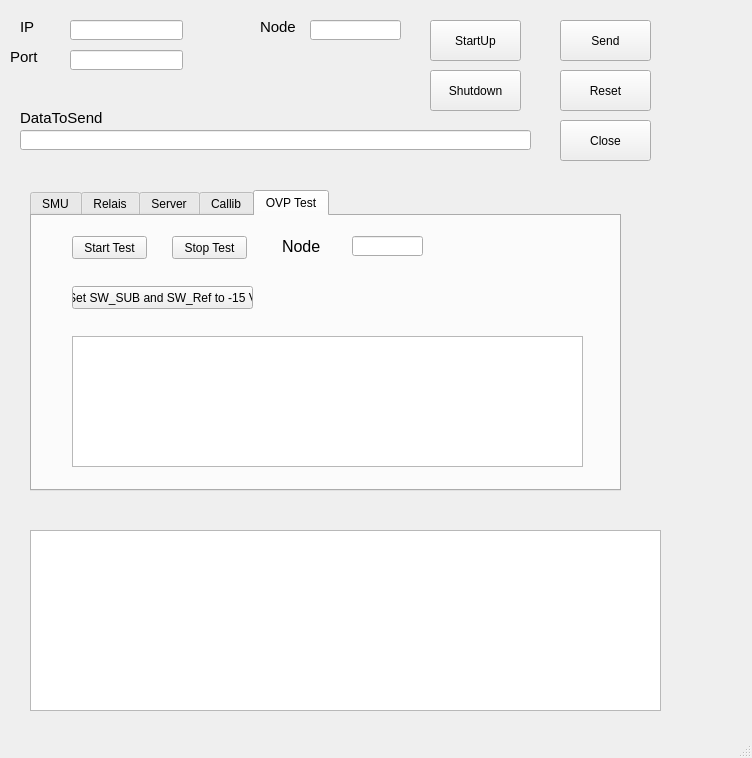
<?xml version="1.0" encoding="UTF-8"?>
<ui version="4.0">
 <class>PSMainWin</class>
 <widget class="QMainWindow" name="PSMainWin">
  <property name="geometry">
   <rect>
    <x>0</x>
    <y>0</y>
    <width>752</width>
    <height>758</height>
   </rect>
  </property>
  <property name="sizePolicy">
   <sizepolicy hsizetype="Fixed" vsizetype="Fixed">
    <horstretch>0</horstretch>
    <verstretch>0</verstretch>
   </sizepolicy>
  </property>
  <property name="windowTitle">
   <string>PS Remote Control Server</string>
  </property>
  <widget class="QWidget" name="centralwidget">
   <widget class="QPushButton" name="SendButton">
    <property name="geometry">
     <rect>
      <x>560</x>
      <y>20</y>
      <width>91</width>
      <height>41</height>
     </rect>
    </property>
    <property name="text">
     <string>Send</string>
    </property>
   </widget>
   <widget class="QPushButton" name="CloseButton">
    <property name="geometry">
     <rect>
      <x>560</x>
      <y>120</y>
      <width>91</width>
      <height>41</height>
     </rect>
    </property>
    <property name="text">
     <string>Close</string>
    </property>
   </widget>
   <widget class="QTextBrowser" name="StatusOutput">
    <property name="geometry">
     <rect>
      <x>30</x>
      <y>530</y>
      <width>631</width>
      <height>181</height>
     </rect>
    </property>
    <property name="sizePolicy">
     <sizepolicy hsizetype="Fixed" vsizetype="Fixed">
      <horstretch>0</horstretch>
      <verstretch>0</verstretch>
     </sizepolicy>
    </property>
   </widget>
   <widget class="QPushButton" name="ResetButton">
    <property name="geometry">
     <rect>
      <x>560</x>
      <y>70</y>
      <width>91</width>
      <height>41</height>
     </rect>
    </property>
    <property name="text">
     <string>Reset</string>
    </property>
   </widget>
   <widget class="QLineEdit" name="PortEdit">
    <property name="geometry">
     <rect>
      <x>70</x>
      <y>50</y>
      <width>113</width>
      <height>20</height>
     </rect>
    </property>
    <property name="cursorPosition">
     <number>0</number>
    </property>
   </widget>
   <widget class="QLabel" name="label">
    <property name="geometry">
     <rect>
      <x>10</x>
      <y>50</y>
      <width>46</width>
      <height>13</height>
     </rect>
    </property>
    <property name="font">
     <font>
      <pointsize>11</pointsize>
     </font>
    </property>
    <property name="text">
     <string>Port</string>
    </property>
   </widget>
   <widget class="QLineEdit" name="IpEdit">
    <property name="geometry">
     <rect>
      <x>70</x>
      <y>20</y>
      <width>113</width>
      <height>20</height>
     </rect>
    </property>
   </widget>
   <widget class="QLabel" name="label_2">
    <property name="geometry">
     <rect>
      <x>20</x>
      <y>20</y>
      <width>46</width>
      <height>13</height>
     </rect>
    </property>
    <property name="font">
     <font>
      <pointsize>11</pointsize>
     </font>
    </property>
    <property name="text">
     <string>IP</string>
    </property>
   </widget>
   <widget class="QLineEdit" name="DataEdit">
    <property name="geometry">
     <rect>
      <x>20</x>
      <y>130</y>
      <width>511</width>
      <height>20</height>
     </rect>
    </property>
   </widget>
   <widget class="QLabel" name="label_3">
    <property name="geometry">
     <rect>
      <x>20</x>
      <y>110</y>
      <width>101</width>
      <height>16</height>
     </rect>
    </property>
    <property name="font">
     <font>
      <pointsize>11</pointsize>
     </font>
    </property>
    <property name="text">
     <string>DataToSend</string>
    </property>
   </widget>
   <widget class="QPushButton" name="StartUpButton">
    <property name="geometry">
     <rect>
      <x>430</x>
      <y>20</y>
      <width>91</width>
      <height>41</height>
     </rect>
    </property>
    <property name="text">
     <string>StartUp</string>
    </property>
   </widget>
   <widget class="QPushButton" name="ShutdownButton">
    <property name="geometry">
     <rect>
      <x>430</x>
      <y>70</y>
      <width>91</width>
      <height>41</height>
     </rect>
    </property>
    <property name="text">
     <string>Shutdown</string>
    </property>
   </widget>
   <widget class="QLineEdit" name="NodeEdit">
    <property name="geometry">
     <rect>
      <x>310</x>
      <y>20</y>
      <width>91</width>
      <height>20</height>
     </rect>
    </property>
    <property name="text">
     <string/>
    </property>
   </widget>
   <widget class="QLabel" name="NodeLabel">
    <property name="geometry">
     <rect>
      <x>260</x>
      <y>20</y>
      <width>46</width>
      <height>13</height>
     </rect>
    </property>
    <property name="font">
     <font>
      <pointsize>11</pointsize>
     </font>
    </property>
    <property name="text">
     <string>Node</string>
    </property>
   </widget>
   <widget class="QTabWidget" name="tabWidget">
    <property name="geometry">
     <rect>
      <x>30</x>
      <y>190</y>
      <width>591</width>
      <height>301</height>
     </rect>
    </property>
    <property name="currentIndex">
     <number>4</number>
    </property>
    <widget class="QWidget" name="SmuTab">
     <attribute name="title">
      <string>SMU</string>
     </attribute>
     <widget class="QPushButton" name="SmuInitPush">
      <property name="geometry">
       <rect>
        <x>10</x>
        <y>40</y>
        <width>75</width>
        <height>23</height>
       </rect>
      </property>
      <property name="text">
       <string>Init</string>
      </property>
     </widget>
     <widget class="QPushButton" name="SmuResetPush">
      <property name="geometry">
       <rect>
        <x>10</x>
        <y>70</y>
        <width>75</width>
        <height>23</height>
       </rect>
      </property>
      <property name="text">
       <string>Rest</string>
      </property>
     </widget>
     <widget class="QTextBrowser" name="SmuStatusBrowser">
      <property name="geometry">
       <rect>
        <x>40</x>
        <y>130</y>
        <width>511</width>
        <height>121</height>
       </rect>
      </property>
      <property name="sizePolicy">
       <sizepolicy hsizetype="Fixed" vsizetype="Fixed">
        <horstretch>0</horstretch>
        <verstretch>0</verstretch>
       </sizepolicy>
      </property>
     </widget>
     <widget class="QPushButton" name="SmuTestPush">
      <property name="geometry">
       <rect>
        <x>100</x>
        <y>40</y>
        <width>75</width>
        <height>23</height>
       </rect>
      </property>
      <property name="text">
       <string>GetVoltage</string>
      </property>
     </widget>
     <widget class="QPushButton" name="SmuTest2Push">
      <property name="geometry">
       <rect>
        <x>100</x>
        <y>70</y>
        <width>75</width>
        <height>23</height>
       </rect>
      </property>
      <property name="text">
       <string>GetCurrent</string>
      </property>
     </widget>
     <widget class="QPushButton" name="SetVoltPush">
      <property name="geometry">
       <rect>
        <x>380</x>
        <y>40</y>
        <width>75</width>
        <height>23</height>
       </rect>
      </property>
      <property name="text">
       <string>SetVoltage</string>
      </property>
     </widget>
     <widget class="QPushButton" name="SetCurrPush">
      <property name="geometry">
       <rect>
        <x>470</x>
        <y>40</y>
        <width>75</width>
        <height>23</height>
       </rect>
      </property>
      <property name="text">
       <string>SetCurrent</string>
      </property>
     </widget>
     <widget class="QLineEdit" name="VoltCurrentEdit">
      <property name="geometry">
       <rect>
        <x>380</x>
        <y>10</y>
        <width>161</width>
        <height>20</height>
       </rect>
      </property>
      <property name="text">
       <string>0.1</string>
      </property>
     </widget>
     <widget class="QPushButton" name="SmuCompUPush">
      <property name="geometry">
       <rect>
        <x>380</x>
        <y>70</y>
        <width>75</width>
        <height>23</height>
       </rect>
      </property>
      <property name="text">
       <string>SetVoltComp</string>
      </property>
     </widget>
     <widget class="QPushButton" name="SmuCompIPush">
      <property name="geometry">
       <rect>
        <x>470</x>
        <y>70</y>
        <width>75</width>
        <height>23</height>
       </rect>
      </property>
      <property name="text">
       <string>SetCurrComp</string>
      </property>
     </widget>
     <widget class="QPushButton" name="SmuEnablePush">
      <property name="geometry">
       <rect>
        <x>300</x>
        <y>40</y>
        <width>75</width>
        <height>23</height>
       </rect>
      </property>
      <property name="text">
       <string>Enable</string>
      </property>
     </widget>
     <widget class="QPushButton" name="SmuDisablePush">
      <property name="geometry">
       <rect>
        <x>300</x>
        <y>70</y>
        <width>75</width>
        <height>23</height>
       </rect>
      </property>
      <property name="text">
       <string>Disable</string>
      </property>
     </widget>
     <widget class="QPushButton" name="SmuSourceIPush">
      <property name="geometry">
       <rect>
        <x>200</x>
        <y>40</y>
        <width>75</width>
        <height>23</height>
       </rect>
      </property>
      <property name="text">
       <string>SourceI</string>
      </property>
     </widget>
     <widget class="QPushButton" name="SmuSourceUPush">
      <property name="geometry">
       <rect>
        <x>200</x>
        <y>70</y>
        <width>75</width>
        <height>23</height>
       </rect>
      </property>
      <property name="text">
       <string>SourceU</string>
      </property>
     </widget>
    </widget>
    <widget class="QWidget" name="RelaisTab">
     <attribute name="title">
      <string>Relais</string>
     </attribute>
     <widget class="QSpinBox" name="ChannelSpin">
      <property name="geometry">
       <rect>
        <x>190</x>
        <y>70</y>
        <width>42</width>
        <height>22</height>
       </rect>
      </property>
     </widget>
     <widget class="QPushButton" name="RelaisInitPush">
      <property name="geometry">
       <rect>
        <x>30</x>
        <y>50</y>
        <width>75</width>
        <height>23</height>
       </rect>
      </property>
      <property name="text">
       <string>Init</string>
      </property>
     </widget>
     <widget class="QPushButton" name="RelaisResetPush">
      <property name="geometry">
       <rect>
        <x>30</x>
        <y>80</y>
        <width>75</width>
        <height>23</height>
       </rect>
      </property>
      <property name="text">
       <string>Rest</string>
      </property>
     </widget>
     <widget class="QTextBrowser" name="RelaisStatusBrowers">
      <property name="geometry">
       <rect>
        <x>20</x>
        <y>140</y>
        <width>421</width>
        <height>121</height>
       </rect>
      </property>
      <property name="sizePolicy">
       <sizepolicy hsizetype="Fixed" vsizetype="Fixed">
        <horstretch>0</horstretch>
        <verstretch>0</verstretch>
       </sizepolicy>
      </property>
     </widget>
    </widget>
    <widget class="QWidget" name="ServerTab">
     <attribute name="title">
      <string>Server</string>
     </attribute>
    </widget>
    <widget class="QWidget" name="tab">
     <attribute name="title">
      <string>Callib</string>
     </attribute>
     <widget class="QPushButton" name="CalibStartPush">
      <property name="geometry">
       <rect>
        <x>20</x>
        <y>20</y>
        <width>75</width>
        <height>23</height>
       </rect>
      </property>
      <property name="text">
       <string>Start</string>
      </property>
     </widget>
     <widget class="QPushButton" name="CalibStopPush">
      <property name="geometry">
       <rect>
        <x>20</x>
        <y>80</y>
        <width>75</width>
        <height>23</height>
       </rect>
      </property>
      <property name="text">
       <string>Stop</string>
      </property>
     </widget>
     <widget class="QTextBrowser" name="CalibStatusBrowser">
      <property name="geometry">
       <rect>
        <x>40</x>
        <y>140</y>
        <width>501</width>
        <height>121</height>
       </rect>
      </property>
      <property name="sizePolicy">
       <sizepolicy hsizetype="Fixed" vsizetype="Fixed">
        <horstretch>0</horstretch>
        <verstretch>0</verstretch>
       </sizepolicy>
      </property>
     </widget>
     <widget class="QProgressBar" name="ChProgBar">
      <property name="geometry">
       <rect>
        <x>300</x>
        <y>80</y>
        <width>251</width>
        <height>23</height>
       </rect>
      </property>
      <property name="value">
       <number>1</number>
      </property>
     </widget>
     <widget class="QProgressBar" name="TotProgBar">
      <property name="geometry">
       <rect>
        <x>300</x>
        <y>20</y>
        <width>251</width>
        <height>23</height>
       </rect>
      </property>
      <property name="value">
       <number>1</number>
      </property>
     </widget>
     <widget class="QLineEdit" name="ChStatusLineEdit">
      <property name="geometry">
       <rect>
        <x>300</x>
        <y>50</y>
        <width>113</width>
        <height>20</height>
       </rect>
      </property>
     </widget>
     <widget class="QPushButton" name="CalWaitPush">
      <property name="geometry">
       <rect>
        <x>20</x>
        <y>50</y>
        <width>75</width>
        <height>23</height>
       </rect>
      </property>
      <property name="text">
       <string>Wait</string>
      </property>
     </widget>
     <widget class="QPushButton" name="ReloadSettingsPush">
      <property name="geometry">
       <rect>
        <x>130</x>
        <y>20</y>
        <width>91</width>
        <height>23</height>
       </rect>
      </property>
      <property name="text">
       <string>ReloadSetting</string>
      </property>
     </widget>
    </widget>
    <widget class="QWidget" name="tab_2">
     <attribute name="title">
      <string>OVP Test</string>
     </attribute>
     <widget class="QPushButton" name="StartOvpTest_PushButton">
      <property name="geometry">
       <rect>
        <x>40</x>
        <y>20</y>
        <width>75</width>
        <height>23</height>
       </rect>
      </property>
      <property name="text">
       <string>Start Test</string>
      </property>
     </widget>
     <widget class="QPushButton" name="StopOvpTest_PushButton">
      <property name="geometry">
       <rect>
        <x>140</x>
        <y>20</y>
        <width>75</width>
        <height>23</height>
       </rect>
      </property>
      <property name="text">
       <string>Stop Test</string>
      </property>
     </widget>
     <widget class="QTextBrowser" name="OvpStatusBrowser">
      <property name="geometry">
       <rect>
        <x>40</x>
        <y>120</y>
        <width>511</width>
        <height>131</height>
       </rect>
      </property>
     </widget>
     <widget class="QLineEdit" name="InputNode">
      <property name="geometry">
       <rect>
        <x>320</x>
        <y>20</y>
        <width>71</width>
        <height>20</height>
       </rect>
      </property>
     </widget>
     <widget class="QLabel" name="label_4">
      <property name="geometry">
       <rect>
        <x>250</x>
        <y>20</y>
        <width>47</width>
        <height>21</height>
       </rect>
      </property>
      <property name="text">
       <string>&lt;html&gt;&lt;head/&gt;&lt;body&gt;&lt;p&gt;&lt;span style=&quot; font-size:12pt;&quot;&gt;Node&lt;/span&gt;&lt;/p&gt;&lt;/body&gt;&lt;/html&gt;</string>
      </property>
     </widget>
     <widget class="QPushButton" name="PrepareGates_PushButton">
      <property name="geometry">
       <rect>
        <x>40</x>
        <y>70</y>
        <width>181</width>
        <height>23</height>
       </rect>
      </property>
      <property name="text">
       <string>Set SW_SUB and SW_Ref to -15 V</string>
      </property>
     </widget>
    </widget>
   </widget>
  </widget>
  <widget class="QStatusBar" name="statusbar"/>
 </widget>
 <resources/>
 <connections/>
</ui>
